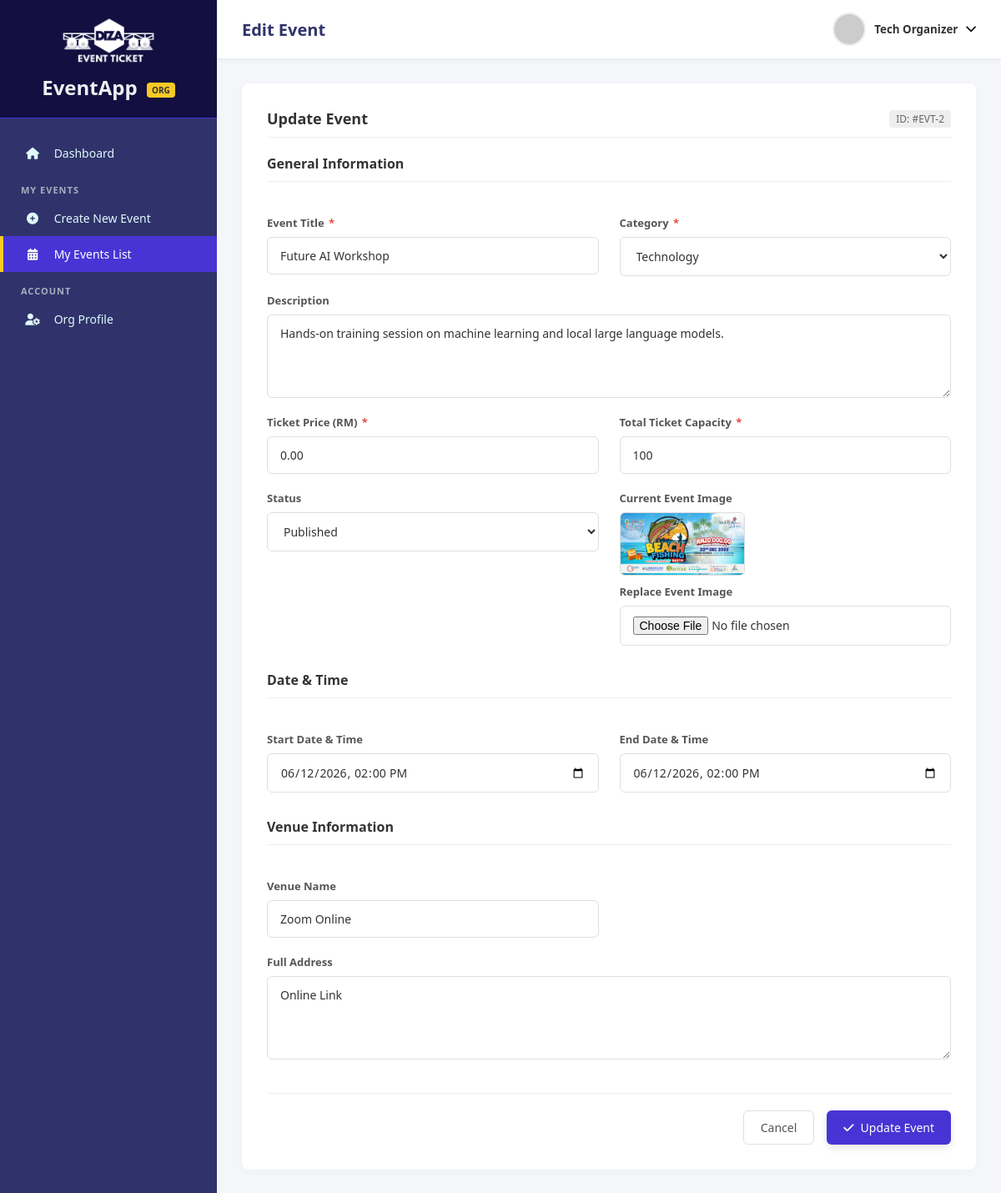
Page /organizer-events-edit.php?id=2 (signed in) on the committed database.
### tables this page shows
CREATE TABLE events (
    id INT AUTO_INCREMENT PRIMARY KEY,
    organizer_id INT NOT NULL,
    title VARCHAR(200) NOT NULL,
    description TEXT,
    event_date DATETIME NOT NULL,
    venue_name VARCHAR(150) NOT NULL,
    venue_address TEXT NOT NULL,
    capacity INT NOT NULL,
    price DECIMAL(10, 2) NOT NULL DEFAULT 0.00,
    image_path VARCHAR(255) DEFAULT 'default_event.png',
    status ENUM('draft', 'published', 'cancelled', 'completed') DEFAULT 'draft',
    created_at TIMESTAMP DEFAULT CURRENT_TIMESTAMP,
    FOREIGN KEY (organizer_id) REFERENCES users(id) ON DELETE CASCADE
);

### organizer-events-edit.php (the view, shortened to what this page needs)
<?php
require_once("connection.php");
$currentUser = $_SESSION['user'];
$orgId = $currentUser['id'];
$eventId = (int)$_GET['id'];
$query = "SELECT * FROM events WHERE id = ? AND organizer_id = ? LIMIT 1";
$stmt = mysqli_prepare($conn, $query);
mysqli_stmt_bind_param($stmt, "ii", $eventId, $orgId);
mysqli_stmt_execute($stmt);
$event = mysqli_fetch_assoc(mysqli_stmt_get_result($stmt));
$eventDateVal = date('Y-m-d\TH:i', strtotime($event['event_date']));
?>
<!DOCTYPE html>
<html lang="en">
<head>
    <link rel="stylesheet" href="https://cdnjs.cloudflare.com/ajax/libs/font-awesome/6.0.0/css/all.min.css">
    <link rel="stylesheet" href="css/styledashboard.css?v=2">
</head>
<body class="org-theme">
    <div class="dashboard-container">
        <aside class="sidebar">
            <div class="brand">
                <img src="images/DIZAET_LogoWhite.png" alt="DIZAET Logo" class="brand-logo">
                <h2>EventApp <span class="badge">ORG</span></h2>
            </div>
            <ul class="nav-links">
                <li><a href="organizer-dashboard.php"><i class="fas fa-home"></i> Dashboard</a></li>
                <li class="menu-header">My Events</li>
                <li><a href="organizer-events-addNew.php"><i class="fas fa-plus-circle"></i> Create New Event</a></li>
                <li class="active"><a href="organizer-events.php"><i class="fas fa-calendar-alt"></i> My Events List</a></li>
                <li class="menu-header">Account</li>
                <li><a href="organizer-profile-view.php"><i class="fas fa-user-cog"></i> Org Profile</a></li>
            </ul>
        </aside>
        <main class="main-content">
            <header class="top-bar">
                <div class="page-title"><h1>Edit Event</h1></div>
                <div class="user-menu">
                    <button class="user-btn" onclick="toggleDropdown()">
                        <img src="https://ui-avatars.com/api?name=<?php echo urlencode($currentUser['first_name'] . '+' . $currentUser['last_name']); ?>" alt="Org" class="avatar">
                        <span class="username"><?php echo htmlspecialchars($currentUser['first_name'] . ' ' . $currentUser['last_name']); ?></span>
                        <i class="fas fa-chevron-down"></i>
                    </button>
                </div>
            </header>
            <div class="content-padding">
                <div class="card card-padded">
                    <div class="card-header">
                        <h3>Update Event</h3>
                        <span class="optional-tag">ID: #EVT-<?php echo $event['id']; ?></span>
                    </div>
                    <form action="organizer-events-edit.php?id=<?php echo $eventId; ?>" method="POST" enctype="multipart/form-data" class="admin-form">
                        <div class="form-section-title">General Information</div>
                        <div class="form-row">
                            <div class="form-group">
                                <label>Event Title <span>*</span></label>
                                <input type="text" name="title" value="<?php echo htmlspecialchars($event['title']); ?>" class="form-input" required>
                            </div>
                            <div class="form-group">
                                <label>Category <span>*</span></label>
                                <select name="category" class="form-select">
                                    <option value="Technology">Technology</option>
                                </select>
                            </div>
                        </div>
                        <div class="form-group">
                            <label>Description</label>
                            <textarea name="description" class="form-textarea"><?php echo htmlspecialchars($event['description']); ?></textarea>
                        </div>
                        <div class="form-row">
                            <div class="form-group">
                                <label>Ticket Price (RM) <span>*</span></label>
                                <input type="number" name="price" value="<?php echo htmlspecialchars($event['price']); ?>" class="form-input" step="0.01" required>
                            </div>
                            <div class="form-group">
                                <label>Total Ticket Capacity <span>*</span></label>
                                <input type="number" name="capacity" value="<?php echo htmlspecialchars($event['capacity']); ?>" class="form-input" required>
                            </div>
                        </div>
                        <div class="form-row">
                            <div class="form-group">
                                <label>Status</label>
                                <select name="status" class="form-select">
                                    <option value="published" <?php echo $event['status'] === 'published' ? 'selected' : ''; ?>>Published</option>
                                </select>
                            </div>
                            <div class="form-group">
                                <label>Current Event Image</label>
                                <div style="margin-bottom: 10px;">
                                    <?php if (!empty($event['image_path'])): ?>
                                        <img src="images/<?php echo htmlspecialchars($event['image_path']); ?>" alt="Current Image" style="max-width: 150px; height: auto; border-radius: 6px; border: 1px solid #ddd; display: block;">
                                    <?php else: ?>
                                        <span style="color: #999;">No image uploaded</span>
                                    <?php endif; ?>
                                </div>
                                <label>Replace Event Image</label>
                                <input type="file" name="eventImage" class="form-input" accept="image/*">
                            </div>
                        </div>
                        <div class="form-section-title">Date & Time</div>
                        <div class="form-row">
                            <div class="form-group">
                                <label>Start Date & Time</label>
                                <input type="datetime-local" name="eventDate" value="<?php echo $eventDateVal; ?>" class="form-input" required>
                            </div>
                            <div class="form-group">
                                <label>End Date & Time</label>
                                <input type="datetime-local" name="endDate" value="<?php echo $eventDateVal; ?>" class="form-input">
                            </div>
                        </div>
                        <div class="form-section-title">Venue Information</div>
                        <div class="form-row">
                            <div class="form-group">
                                <label>Venue Name</label>
                                <input type="text" name="venueName" value="<?php echo htmlspecialchars($event['venue_name']); ?>" class="form-input" required>
                            </div>
                        </div>
                        <div class="form-group">
                            <label>Full Address</label>
                            <textarea name="venueAddress" class="form-textarea" required><?php echo htmlspecialchars($event['venue_address']); ?></textarea>
                        </div>
                        <div class="form-actions">
                            <a href="organizer-events.php" class="btn-cancel">Cancel</a>
                            <button type="submit" class="btn-primary"><i class="fas fa-check"></i> Update Event</button>
                        </div>
                    </form>
                </div>
            </div>
        </main>
    </div>
</body>
</html>

### css/styledashboard.css (style rules this page uses)
* { margin: 0; padding: 0; box-sizing: border-box; font-family: 'Segoe UI', Tahoma, Geneva, Verdana, sans-serif; }
body { background-color: #f4f6f9; color: #333; }
a { text-decoration: none; color: inherit; }
ul { list-style: none; }
.dashboard-container { display: flex; min-height: 100vh; }
.sidebar { width: 260px; display: flex; flex-direction: column; position: fixed; height: 100%; left: 0; top: 0; color: #ecf0f1; transition: background 0.3s; }
.brand { padding: 20px; text-align: center; }
.brand-logo { width: 120px; height: auto; margin-bottom: 10px; display: block; margin-left: auto; margin-right: auto; }
.brand .badge { font-size: 10px; padding: 2px 6px; border-radius: 4px; vertical-align: middle; margin-left: 5px; font-weight: bold; }
.nav-links { margin-top: 20px; }
.menu-header { padding: 15px 25px 5px 25px; font-size: 11px; text-transform: uppercase; font-weight: bold; letter-spacing: 1px; }
.nav-links li a { display: block; padding: 12px 25px; transition: 0.3s; border-left: 4px solid transparent; font-size: 14px; }
.nav-links i { margin-right: 12px; width: 20px; text-align: center; }
.main-content { flex: 1; margin-left: 260px; display: flex; flex-direction: column; }
body.org-theme .sidebar { background-color: #30336b; }
body.org-theme .brand { background-color: #130f40; border-bottom: 1px solid #4834d4; }
body.org-theme .brand .badge { background-color: #f9ca24; color: #333; }
body.org-theme .menu-header { color: #a4b0be; }
body.org-theme .nav-links li a { color: #dff9fb; }
body.org-theme .nav-links li a:hover, body.org-theme .nav-links li.active a { background-color: #4834d4; color: white; border-left: 4px solid #f9ca24; }
body.org-theme .page-title h1 { color: #30336b; }
body.org-theme .btn-primary, body.org-theme .btn-create, body.org-theme .btn-submit, body.org-theme .btn-save, body.org-theme .edit-avatar-btn { background-color: #4834d4; color: white; }
.top-bar { background-color: white; height: 70px; display: flex; justify-content: space-between; align-items: center; padding: 0 30px; box-shadow: 0 2px 5px rgba(0,0,0,0.05); }
.page-title h1 { font-size: 20px; font-weight: 600; }
.user-menu { position: relative; }
.user-btn { background: none; border: none; display: flex; align-items: center; cursor: pointer; gap: 10px; }
.avatar { width: 40px; height: 40px; border-radius: 50%; object-fit: cover; border: 2px solid #eee; }
.username { font-weight: 600; color: #333; }
.content-padding { padding: 30px; }
.card { background: white; border-radius: 8px; box-shadow: 0 2px 10px rgba(0,0,0,0.03); overflow: hidden; margin-bottom: 25px; }
.card.card-padded { padding: 30px; }
.btn-primary, .btn-create, .btn-submit, .btn-save { border: none; padding: 10px 20px; border-radius: 6px; cursor: pointer; font-size: 14px; transition: 0.2s; display: inline-flex; align-items: center; gap: 8px; box-shadow: 0 4px 10px rgba(0,0,0,0.1); }
.btn-cancel, .btn-outline { background-color: white; color: #555; border: 1px solid #dcdfe6; padding: 10px 20px; border-radius: 6px; cursor: pointer; font-size: 14px; transition: 0.2s; }
.card-header { margin-bottom: 20px; border-bottom: 1px solid #ecf0f1; padding-bottom: 10px; display: flex; justify-content: space-between; align-items: center; }
.card-header h3 { font-size: 18px; color: inherit; }
.optional-tag { font-size: 12px; background: #eee; padding: 2px 8px; border-radius: 4px; color: #666; }
.org-form, .admin-form { display: flex; flex-direction: column; gap: 20px; }
.form-row { display: grid; grid-template-columns: 1fr 1fr; gap: 25px; margin-bottom: 0px; }
.form-group { margin-bottom: 0px; display: flex; flex-direction: column; }
.form-label, .form-group label { display: block; font-size: 13px; font-weight: 600; color: #555; margin-bottom: 8px; }
.form-label span, label span { color: #e74c3c; margin-left: 2px; }
.form-input, .form-select, .form-textarea { width: 100%; padding: 12px 15px; border: 1px solid #dcdfe6; border-radius: 6px; font-size: 14px; color: #333; outline: none; transition: 0.3s; background-color: white; }
.form-textarea { resize: vertical; min-height: 100px; }
.form-section-title { font-size: 16px; font-weight: 600; color: inherit; margin-bottom: 20px; border-bottom: 1px solid #eee; padding-bottom: 10px; margin-top: 10px; }
.form-section-title:first-child { margin-top: 0; }
.form-actions { display: flex; gap: 15px; margin-top: 20px; justify-content: flex-end; border-top: 1px solid #eee; padding-top: 20px; }

### rows in the picture
events: id "2", title "Future AI Workshop", description "Hands-on training session on machine learning and local large language models.", price "0.00", capacity "100", status "Published", image_path (picture), eventDate "06/12/2026 14:00", endDate "06/12/2026 14:00", venueName "Zoom Online", venueAddress "Online Link"

### other values in the picture
$currentUser['first_name'] . ' ' . $currentUser['last_name'] "Tech Organizer"
